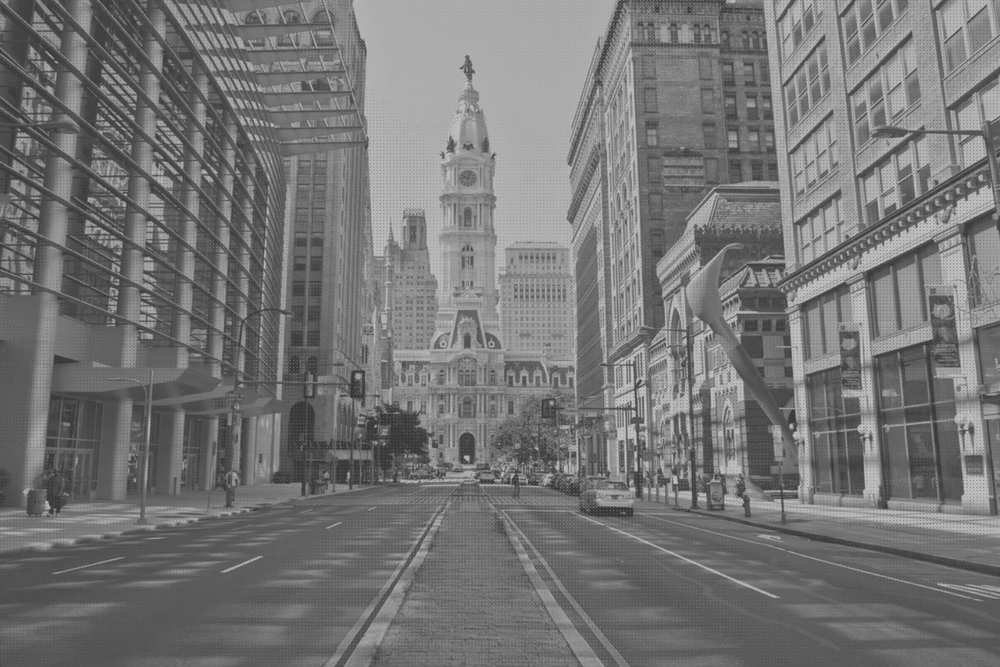
#> input picture Assignment 4/Images/city.png, 1000 x 667 px, shrunk from 1500 x 1000 before the run, found by its file name
$ python downsample.py
#> lines starting #> are read from the running program, lines starting #| are printed output that depends on the picture
import numpy as np
import cv2
import matplotlib.pyplot as plt


# Define downsampling function
def down_sample(input_img, factor):
	m, n = input_img.shape
	down_img = np.zeros((m//factor, n//factor))                                # Create an output matrix of m//f X n//f dimension
	for i in range(0, m):
		for j in range(0, n):
			try:
				down_img[i, j] = input_img[i*factor,j*factor]                  # Iterate all elements and multiply index value with factor to downsample
			except IndexError:
				pass
	return down_img

############################################################# Driver Code ################################################################
if __name__=='__main__':
	# Read the image
	image = cv2.imread('Images\city.png', 0)
#> image is the input picture: shape (667, 1000); min 48, max 201, mean 117.1
	m, n = image.shape
#> m = 667; n = 1000

    # Plot the original image
	plt.subplot(2, 2, 1)
	plt.imshow(image, cmap='gray')
	plt.title('Original image')

	# Plot downsampled image
	plt.subplot(2, 2, 2)
	img1 = down_sample(image, 2)
#> after the loop in down_sample, `for i in range(0, m):`:
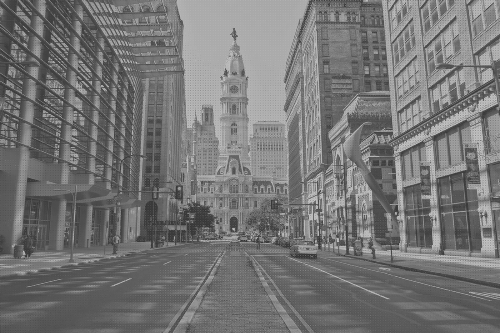
#> down_img: shape (333, 500) float64; min 49, max 198, mean 117.1
	plt.imshow(img1, cmap='gray')
	plt.title('Downsampling factor 2')

	plt.subplot(2, 2, 3)
	img2 = down_sample(image, 4)
#> call 2 of down_sample, with factor = 4
#> after the loop in down_sample (call 2), `for i in range(0, m):`:
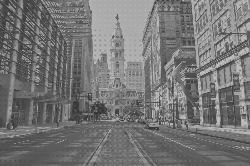
#> down_img: shape (166, 250) float64; min 50, max 198, mean 117.1
	plt.imshow(img2, cmap='gray')
	plt.title('Downsampling factor 4')

	plt.subplot(2, 2, 4)
	img3 = down_sample(image, 5)
#> call 3 of down_sample, with factor = 5
#> after the loop in down_sample (call 3), `for i in range(0, m):`:
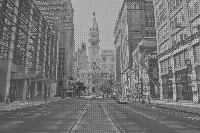
#> down_img: shape (133, 200) float64; min 49, max 200, mean 117.1
	plt.imshow(img3, cmap='gray')
	plt.title('Downsampling factor 5')
	plt.show()
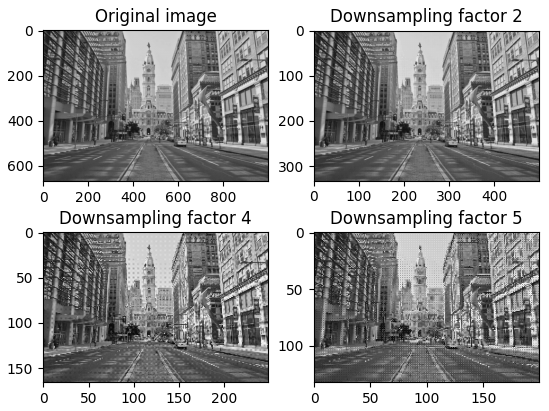
#> figure drawn by matplotlib, 4 panels

$ run again, with Assignment 4/Images/MainBuilding.png copied over Assignment 4/Images/city.png
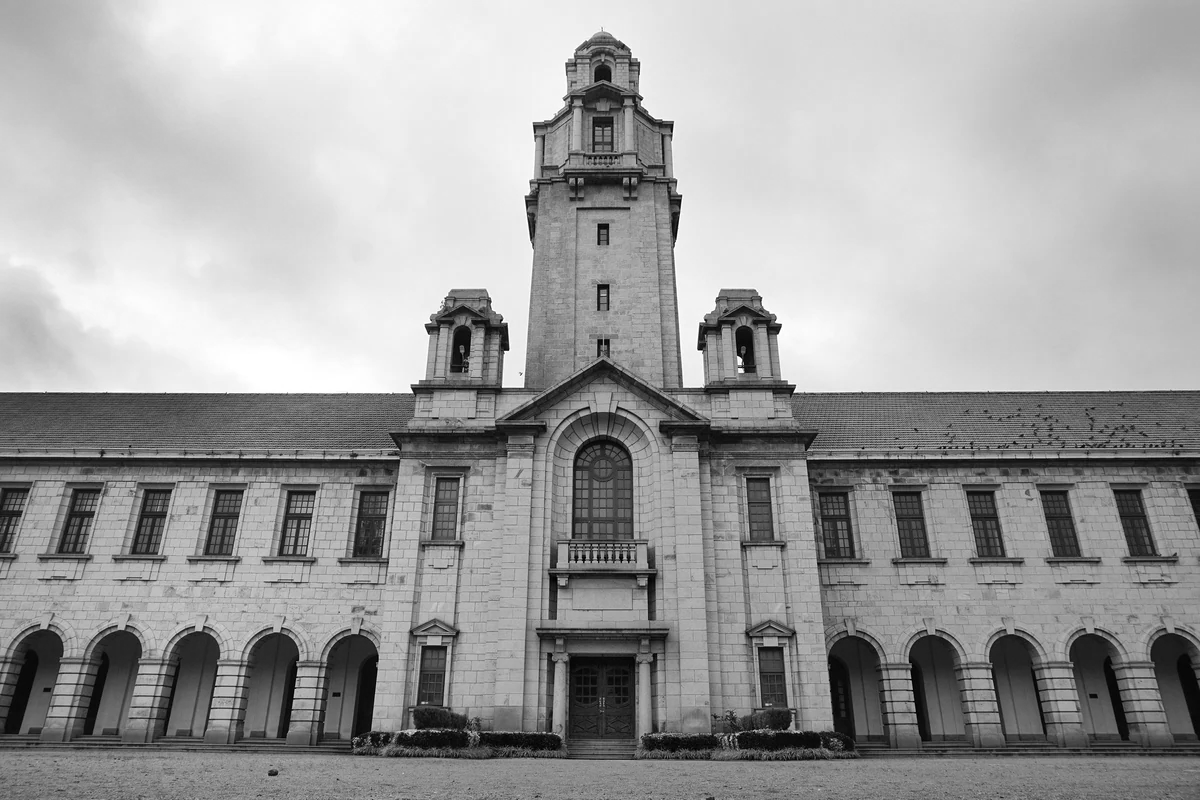
#> input picture Assignment 4/Images/MainBuilding.png, 1200 x 800 px, found by its file name
#> image is the input picture: shape (800, 1200); min 0, max 255, mean 158.1
#> after the loop in down_sample (call 3), `for i in range(0, m):`:
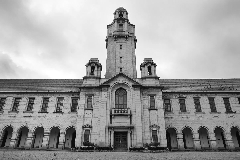
#> down_img: shape (160, 240) float64; min 1, max 255, mean 158.3
#> `plt.show()`:
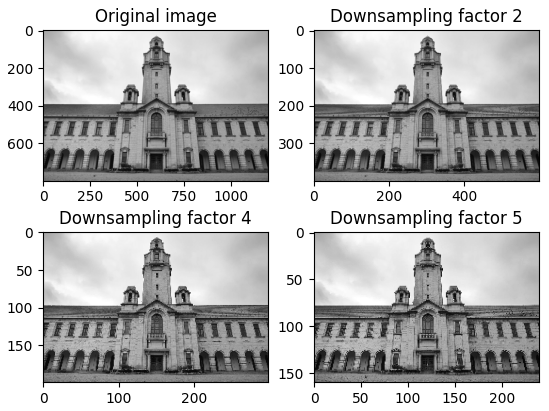
#> figure drawn by matplotlib, 4 panels
